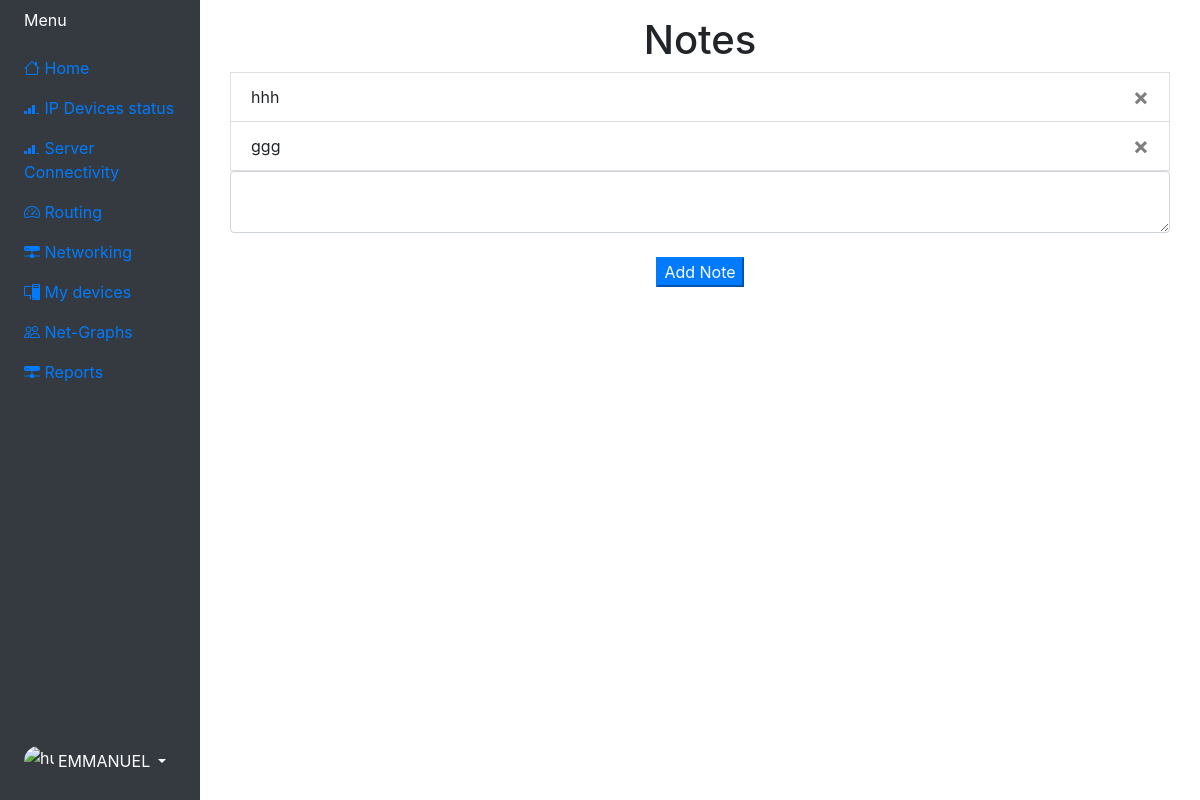
The page /note (signed in) on the database its author committed.
### website/models.py (models this page shows)
class User(db.Model, UserMixin):
    id = db.Column(db.Integer, primary_key=True)
    email =db.Column(db.String(150), unique=True)
    password = db.Column(db.String(150))
    first_name = db.Column(db.String(150))
    notes =db.relationship('Note')

class Note(db.Model):
    id = db.Column(db.Integer, primary_key=True)
    data = db.Column(db.String(10000))
    date = db.Column(db.DateTime(timezone=True), default=func.now())
    user_id = db.Column(db.Integer, db.ForeignKey('user.id'))

### website/views.py (the view, shortened to what this page needs)
@views.route('/note', methods=['GET', 'POST'])
@login_required
def note_add():
    return render_template("note.html", user=current_user)

### website/__init__.py (called while the page is built)
def create_app():
    app = Flask(__name__)
    app.config['SECRET_KEY'] = "KKKKKKKKKKK hhhh"
    app.config['SQLALCHEMY_DATABASE_URI'] = f'sqlite:///{DB_NAME}'
    db.init_app(app)
    from .views import views
    from .auth import auth
    app.register_blueprint(views, url_prefix='/')
    app.register_blueprint(auth, url_prefix='/')
    from .models import User, Note, Ipdevices
    create_database(app)
    login_manager =LoginManager()
    login_manager.login_view = 'auth.login'
    login_manager.init_app(app)
    @login_manager.user_loader
    def load_user(id):
        return User.query.get(int(id))
    return app

### website/templates/note.html (shortened to what this page needs)
{% extends "home.html" %} {% block title %} Note {% endblock %}
{% block content%}
    <h1 align="center">Notes</h1>
        {% for note in user.notes %}
            <li class="list-group-item">
                {{ note.data }}
                <button type="button" class="close" onclick="deleteNote({{ note.id }})">
                    <span aria-hidden="true">&times;</span>
                </button>
            </li>
        {% endfor %}
    <form action="" method="POST">
        <textarea name="note" id="note" class="form-control"></textarea> <br />
        <div align="center">
            <button type="submit" class="btm btn-primary">Add Note</button>
        </div>
    </form>
{% endblock %}

### website/templates/home.html (shortened to what this page needs)
<!DOCTYPE html>
<html lang="en">
<head>
    <link
      rel="stylesheet"
      href="https://stackpath.bootstrapcdn.com/bootstrap/4.4.1/css/bootstrap.min.css"
    />
    <link
        rel="stylesheet"
        href="https://cdn.jsdelivr.net/npm/bootstrap-icons@1.11.3/font/bootstrap-icons.min.css">
    <link
      rel="stylesheet"
      href="https://stackpath.bootstrapcdn.com/font-awesome/4.7.0/css/font-awesome.min.css"
    />
</head>
<body>
    <div class="container-fluid">
        <div class="row flex-nowrap">
            <div class="col-auto col-md-3 col-xl-2 px-sm-2 px-0 bg-dark">
                <div class="d-flex flex-column align-items-center align-items-sm-start px-3 pt-2 text-white min-vh-100">
                    <a href="/" class="d-flex align-items-center pb-3 mb-md-0 me-md-auto text-white text-decoration-none">
                        <span class="fs-5 d-none d-sm-inline">Menu</span>
                    </a>
                    <ul class="nav nav-pills flex-column mb-sm-auto mb-0 align-items-center align-items-sm-start" id="menu">
                        <li class="nav-item">
                            <a href="/" class="nav-link align-middle px-0">
                                <i class="fs-4 bi-house"></i> <span class="ms-1 d-none d-sm-inline">Home</span>
                            </a>
                        </li>
                        <li>
                            <a href="/ipDevices" class="nav-link px-0 align-middle">
                                <i class="bi bi-reception-3"></i> <span class="ms-1 d-none d-sm-inline">IP Devices status</span></a>
                        </li>
                        <li>
                            <a href="/serverConnection" class="nav-link px-0 align-middle">
                                <i class="bi bi-reception-3"></i> <span class="ms-1 d-none d-sm-inline">Server Connectivity</span></a>
                        </li>
                        <li>
                            <a href="#submenu5" data-bs-toggle="collapse" class="nav-link px-0 align-middle">
                                <i class="fs-4 bi-speedometer2"></i> <span class="ms-1 d-none d-sm-inline">Routing</span> </a>
                        </li>
                        <li>
                            <a href="#submenu2" data-bs-toggle="collapse" class="nav-link px-0 align-middle">
                                <i class="bi bi-hdd-network-fill"></i> <span class="ms-1 d-none d-sm-inline">Networking</span> </a>
                        </li>
                        <li>
                            <a href="#submenu1" data-bs-toggle="collapse" class="nav-link px-0 align-middle ">
                                <i class="bi bi-pc-display"></i> <span class="ms-1 d-none d-sm-inline">My devices</span></a>
                        </li>
                        <li>
                            <a href="#" class="nav-link px-0 align-middle">
                                <i class="fs-4 bi-people"></i> <span class="ms-1 d-none d-sm-inline">Net-Graphs</span> </a>
                        </li>
                        <li>
                            <a href="#submenu4" data-bs-toggle="collapse" class="nav-link px-0 align-middle">
                                <i class="bi bi-hdd-network-fill"></i> <span class="ms-1 d-none d-sm-inline">Reports</span> </a>
                        </li>
                    </ul>
                    <div class="dropdown pb-4">
                        <a href="#" class="d-flex align-items-center text-white text-decoration-none dropdown-toggle" id="dropdownUser1" data-bs-toggle="dropdown" aria-expanded="false">
                            <img src="https://github.com/mdo.png" alt="hugenerd" width="30" height="30" class="rounded-circle">
                            <span class="d-none d-sm-inline mx-1">{{ user.first_name }}</span>
                        </a>
                    </div>
                </div>
            </div>
            <div class="col py-3">
                <div class="container">
                    {% block content%}
                    {% endblock %}
                </div>
            </div>
        </div>
    </div>
</body>
</html>

### rows shown on the page
User: first_name "EMMANUEL"
Note: data "hhh"
Note: data "ggg"
